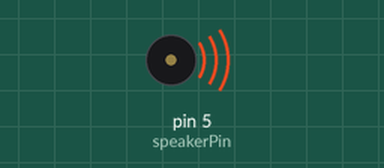
This sketch was run on a simulated Arduino Uno, built with avr-gcc and run on an emulated ATmega328P. On the bench: buzzer (waves = sounding).

Above: at 0.1 s.
At 2.2 s:
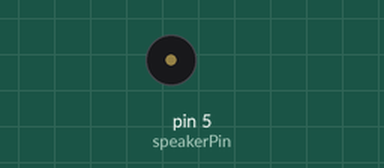
Timing chart, 0 to 3.7 s (numbered marks = the images above):
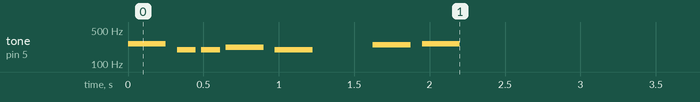

The sketch:

app.ino
```cpp
#include <pitches.h>
int speakerPin = 5;
int melody[] = {
NOTE_C4, NOTE_G3, NOTE_G3, NOTE_A3, NOTE_G3, 0, NOTE_B3, NOTE_C4,
};
// 음표의 길이 4 = 4분음표(한박자), 8 = 8분 음표(반 박자)
int noteDurations[] = {4, 8, 8, 4, 4, 4, 4, 4};
void setup() {
for(int thisNote = 0; thisNote<8; thisNote++) {
int noteDuration = 1000/noteDurations[thisNote];
tone(speakerPin, melody[thisNote], noteDuration);
// 음을 구별하기 위해 그 사이에 최소한의 간격을 둔다.
int pauseBetweenNotes = noteDuration * 1.30;
delay(pauseBetweenNotes);
noTone(speakerPin); // 멜로디 멈춤
}
}
void loop() {}
```
